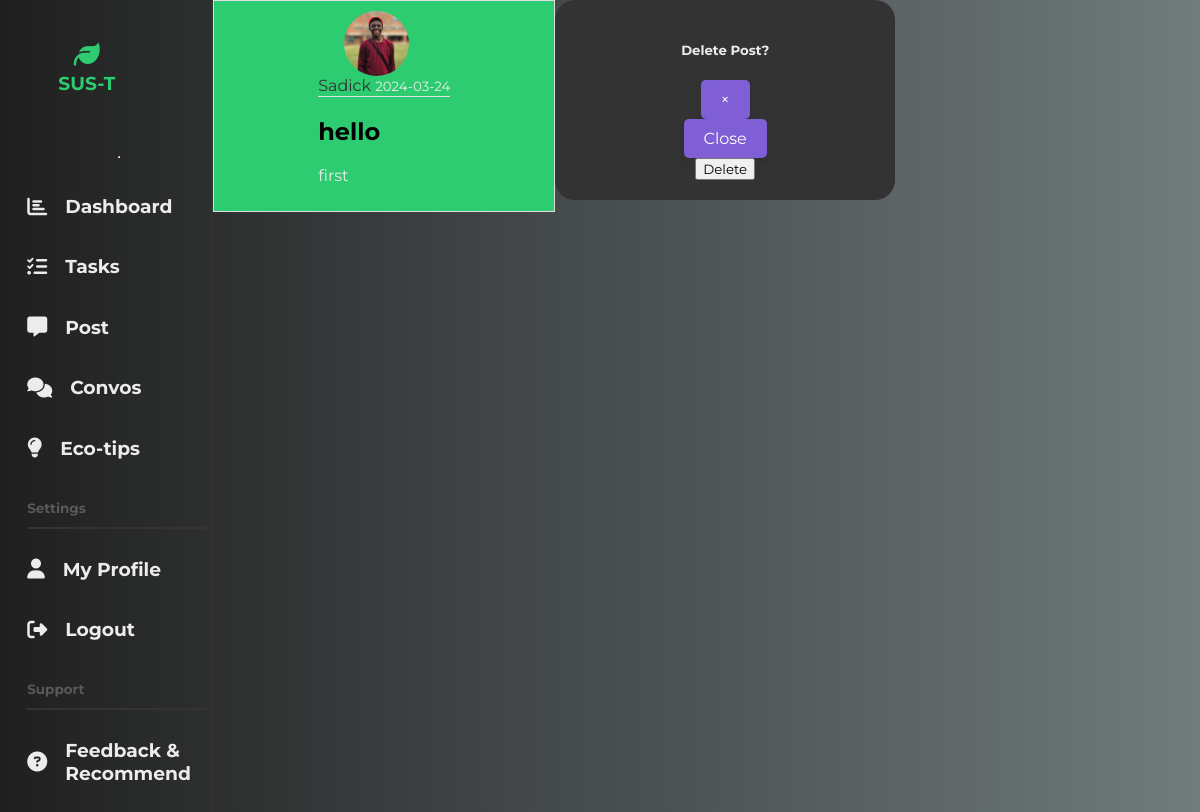
Screenshot of /post/2 with the database file from the repository.
### flaskapp/models.py (models this page shows, shortened)
class User(db.Model, UserMixin):
    id = db.Column(db.Integer, primary_key=True)
    username = db.Column(db.String(20), unique=True, nullable=False)
    email = db.Column(db.String(120), unique=True, nullable=False)
    image_file = db.Column(db.String(20), nullable=False,
                           default='default.jpg')
    password = db.Column(db.String(60), nullable=False)
    tasks = db.relationship('Task', backref='creator', lazy=True)
    posts = db.relationship('Post', backref='author', lazy=True)

class Post(db.Model):
    id = db.Column(db.Integer, primary_key=True)
    title = db.Column(db.String(100), nullable=False)
    date_posted = db.Column(db.DateTime, nullable=False, default=datetime.utcnow)
    content = db.Column(db.Text, nullable=False)
    user_id = db.Column(db.Integer, db.ForeignKey('user.id'), nullable=False)

### flaskapp/routes.py (the view)
@app.route("/post/<int:post_id>")
def post(post_id):
    post = Post.query.get_or_404(post_id)
    return render_template('post.html', title=post.title, post=post)

### flaskapp/Templates/post.html (shortened to what this page needs)
{% extends "layout.html" %}
{% block mainheader %}
<article class="media content-section">
    <img class="rounded-circle article-img" src="{{ url_for('static', filename='profile_pics/' + post.author.image_file) }}">
    <div class="media-body">
      <div class="article-metadata">
        <a class="mr-2" href="#">{{ post.author.username }}</a>
        <small class="text-muted">{{ post.date_posted.strftime('%Y-%m-%d') }}</small>
      </div>
      <h2 class="article-title">{{ post.title }}</h2>
      <p class="article-content">{{ post.content }}</p>
    </div>
  </article>
  <div class="modal fade" id="deleteModal" tabindex="-1" role="dialog" aria-labelledby="deleteModalLabel" aria-hidden="true">
    <div class="modal-dialog" role="document">
      <div class="modal-content">
        <div class="modal-header">
          <h5 class="modal-title" id="deleteModalLabel">Delete Post?</h5>
          <button type="button" class="close" data-dismiss="modal" aria-label="Close">
            <span aria-hidden="true">&times;</span>
          </button>
        </div>
        <div class="modal-footer">
          <button type="button" class="btn btn-secondary" data-dismiss="modal">Close</button>
          <form action="{{ url_for('delete_post', post_id=post.id) }}" method="POST">
            <input class="btn btn-danger" type="submit" value="Delete">
          </form>
        </div>
      </div>
    </div>
  </div>
{% endblock mainheader %}

### flaskapp/static/styles/profile.css (style rules this page uses)
* { font-family: "Montserrat", sans-serif; }
body { margin: 0; padding: 0; color: #ececec; background: #1f1f1f; }
main a { text-decoration: none; width: 70%; margin: 0; padding: 0; color: #333; }

### flaskapp/static/styles/dashboard.css (style rules this page uses)
* { font-family: "Montserrat", sans-serif; }
body { margin: 0; padding: 0; color: #ececec; background: #1f1f1f; }

### flaskapp/static/styles/home.css (style rules this page uses)
body { background: #2ECC71; color: black; margin-top: 5rem; }
.content-section { background: #2ECC71; padding: 10px 20px; border: 1px solid #dddddd; width: 25%; height: 100%; display: flex; flex-direction: column; align-items: center; justify-content: space-evenly; }
.article-title { color: black; }
.article-content { white-space: pre-line; }
.article-img { height: 65px; width: 65px; border-radius: 50%; margin-right: 16px; }
.article-metadata { padding-bottom: 1px; margin-bottom: 4px; border-bottom: 1px solid #e3e3e3 }

### flaskapp/static/styles/tasks.css (style rules this page uses)
* { font-family: "Montserrat", sans-serif; }
body { margin: 0; padding: 0; color: #ececec; background: linear-gradient(to left, #707B7C , #1f1f1f ); }
.modal { background: #333; padding: 20px; border-radius: 20px; width: 25%; height: 25%; text-align: center; display: flex; flex-direction: column; align-items: center; justify-content: space-evenly; color: #ececec; }

### flaskapp/static/styles/support.css (style rules this page uses)
button { padding: 10px 20px; font-size: 16px; background: #805fd6; color: #fff; border: none; cursor: pointer; transition: all 0.3s ease-in-out; box-shadow: 0 4px 6px rgba(0, 0, 0, 0.1); border-radius: 5px; }

### rows the page displays
User: image_file (picture), author.username "Sadick"
Post: date_posted "2024-03-24", title "hello", content "first"
